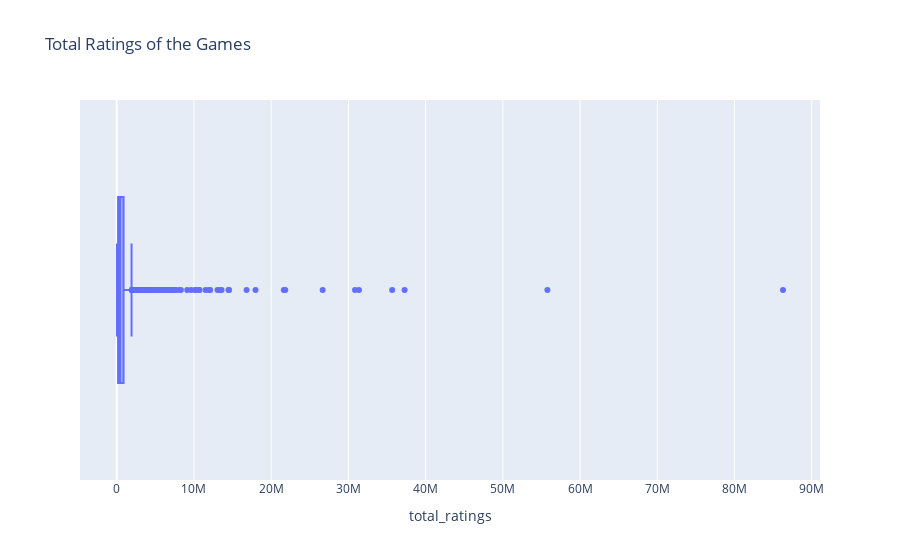

Source (notebook cell):
### Code cell
# with plotly

fig = px.box(df_1, x = 'total_ratings', hover_data = df_1[['title','category']], title = 'Total Ratings of the Games')
fig.update_traces(quartilemethod = 'inclusive')
fig.show()

### Figure 1 — Plotly figure (JSON) as saved in the notebook; plotly's stock layout.template omitted (floating-point values rounded to 4 significant figures; data arrays with more than 128 entries replaced by an {"elided": "..."} marker saying what was removed)
{"data": [{"alignmentgroup": "True", "customdata": {"elided": "1730x2 str values"}, "hovertemplate": "total_ratings=%{x}<br>title=%{customdata[0]}<br>category=%{customdata[1]}<extra></extra>", "legendgroup": "", "marker": {"color": "#636efa"}, "name": "", "notched": false, "offsetgroup": "", "orientation": "h", "quartilemethod": "inclusive", "showlegend": false, "type": "box", "x": {"elided": "1730 int values"}, "x0": " ", "xaxis": "x", "y0": " ", "yaxis": "y"}], "layout": {"boxmode": "group", "legend": {"tracegroupgap": 0}, "title": {"text": "Total Ratings of the Games"}, "xaxis": {"anchor": "y", "domain": [0, 1], "title": {"text": "total_ratings"}}, "yaxis": {"anchor": "x", "domain": [0, 1]}}}
